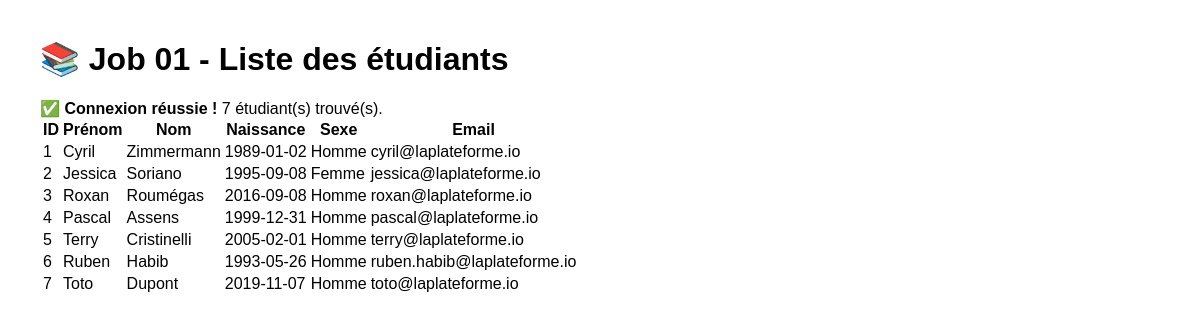
Screenshot of /jour10/job01/index.php with the database file from the repository.
### tables this page shows
CREATE TABLE IF NOT EXISTS `etudiants` (
  `id` int NOT NULL AUTO_INCREMENT,
  `prenom` varchar(255) NOT NULL,
  `nom` varchar(255) NOT NULL,
  `naissance` date NOT NULL,
  `sexe` varchar(25) NOT NULL,
  `email` varchar(255) NOT NULL,
  PRIMARY KEY (`id`)
);

### jour10/job01/index.php (the view, shortened to what this page needs)
<!DOCTYPE html>
<html lang="fr">
<head>
</head>
<body>
    <div class="container">
        <h1>📚 Job 01 - Liste des étudiants</h1>
        <?php
        $host = 'localhost';
        $dbname = 'jour09';
        $username = 'root';
        $password = '';
        try {
            $pdo = new PDO("mysql:host=$host;dbname=$dbname;charset=utf8", $username, $password);
            $pdo->setAttribute(PDO::ATTR_ERRMODE, PDO::ERRMODE_EXCEPTION);
            $stmt = $pdo->query("SELECT * FROM etudiants");
            $etudiants = $stmt->fetchAll(PDO::FETCH_ASSOC);
            if ($etudiants) {
                echo '<div class="success">';
                echo '<strong>✅ Connexion réussie !</strong> ' . count($etudiants) . ' étudiant(s) trouvé(s).';
                echo '</div>';
                echo '<table>';
                echo '<thead><tr><th>ID</th><th>Prénom</th><th>Nom</th><th>Naissance</th><th>Sexe</th><th>Email</th></tr></thead>';
                echo '<tbody>';
                foreach ($etudiants as $etudiant) {
                    echo '<tr>';
                    echo '<td>' . htmlspecialchars($etudiant['id']) . '</td>';
                    echo '<td>' . htmlspecialchars($etudiant['prenom']) . '</td>';
                    echo '<td>' . htmlspecialchars($etudiant['nom']) . '</td>';
                    echo '<td>' . htmlspecialchars($etudiant['naissance']) . '</td>';
                    echo '<td>' . htmlspecialchars($etudiant['sexe']) . '</td>';
                    echo '<td>' . htmlspecialchars($etudiant['email']) . '</td>';
                    echo '</tr>';
                }
                echo '</tbody>';
                echo '</table>';
            } else {
                echo '<div class="error">Aucun étudiant trouvé dans la base de données.</div>';
            }
        } catch (PDOException $e) {
            echo '<div class="error">';
            echo '<strong>❌ Erreur de connexion :</strong><br>';
            echo 'Message : ' . htmlspecialchars($e->getMessage()) . '<br><br>';
            echo '<strong>Vérifications :</strong><br>';
            echo '• WAMP/XAMPP est démarré<br>';
            echo '• La base "jour09" existe<br>';
            echo '• La table "etudiants" est créée';
            echo '</div>';
        }
        ?>
    </div>
</body>
</html>

### rows the page displays
etudiants: id "1", prenom "Cyril", nom "Zimmermann", naissance "1989-01-02", sexe "Homme", email "cyril@laplateforme.io"
etudiants: id "2", prenom "Jessica", nom "Soriano", naissance "1995-09-08", sexe "Femme", email "jessica@laplateforme.io"
etudiants: id "3", prenom "Roxan", nom "Roumégas", naissance "2016-09-08", sexe "Homme", email "roxan@laplateforme.io"
etudiants: id "4", prenom "Pascal", nom "Assens", naissance "1999-12-31", sexe "Homme", email "pascal@laplateforme.io"
etudiants: id "5", prenom "Terry", nom "Cristinelli", naissance "2005-02-01", sexe "Homme", email "terry@laplateforme.io"
etudiants: id "6", prenom "Ruben", nom "Habib", naissance "1993-05-26", sexe "Homme", email "ruben.habib@laplateforme.io"
etudiants: id "7", prenom "Toto", nom "Dupont", naissance "2019-11-07", sexe "Homme", email "toto@laplateforme.io"

### other values shown
count($etudiants) "7"
